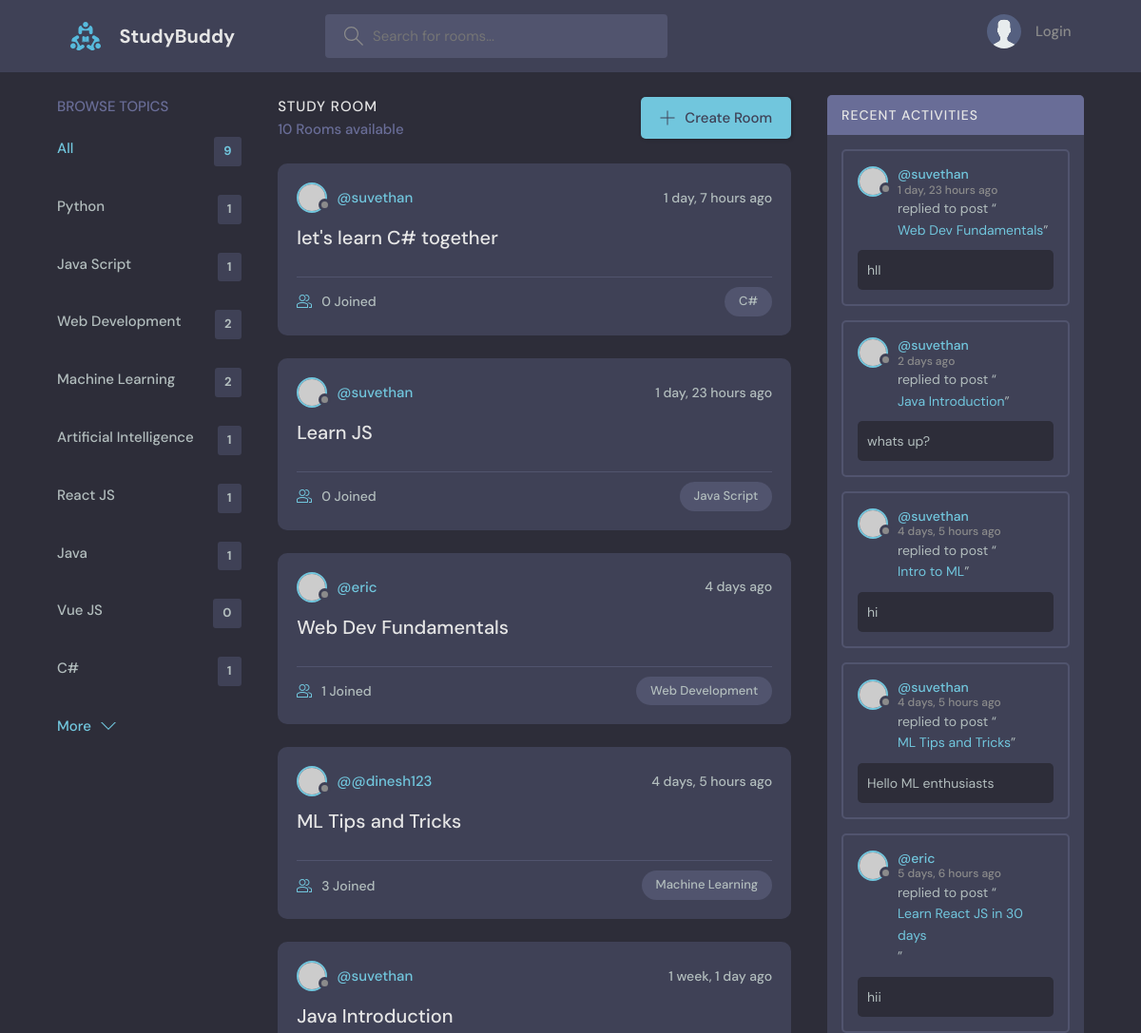
The app's page / (upper part), older data.
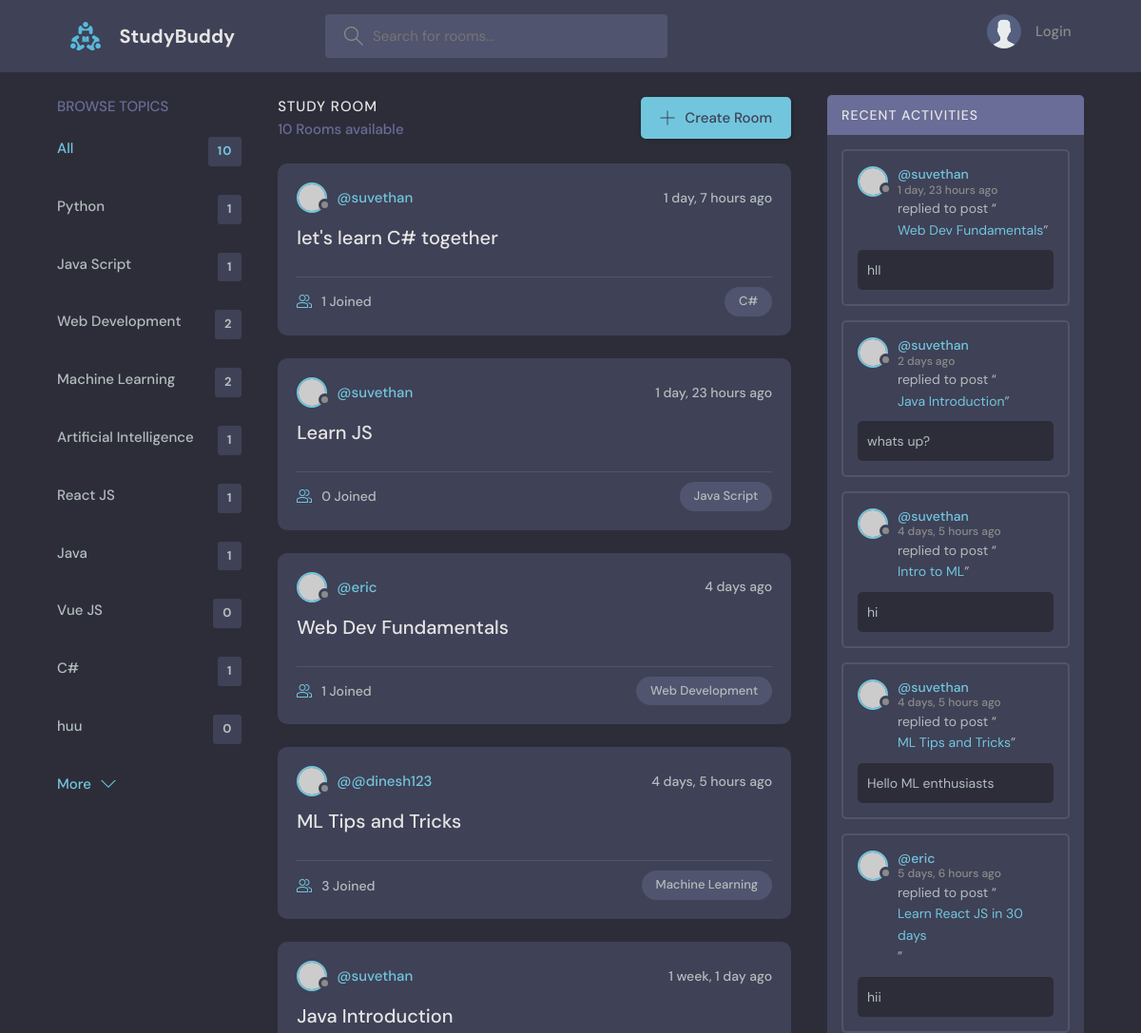
The same page, newer data.
### test_app/models.py (models this page shows, shortened)
class Topic(models.Model):
    name = models.CharField(max_length=200)

class Room(models.Model):
    host = models.ForeignKey(User, on_delete=models.SET_NULL, null=True)
    topic = models.ForeignKey(Topic, on_delete=models.SET_NULL, null=True)
    name = models.CharField(max_length=200)
    description = models.TextField(null=True, blank=True)
    participants = models.ManyToManyField(User, related_name='participants', blank=True)
    updated = models.DateTimeField(auto_now=True)
    created = models.DateTimeField(auto_now_add=True)
    class Meta:
        ordering = ['-updated','-created']
    def __str__(self):
        return self.name

class Message(models.Model):
    user = models.ForeignKey(User, on_delete=models.CASCADE)
    room = models.ForeignKey(Room, on_delete=models.CASCADE)
    body = models.TextField()
    updated = models.DateTimeField(auto_now=True)
    created = models.DateTimeField(auto_now_add=True)
    class Meta:
        ordering = ['-updated','-created']

### test_app/views.py (the view)
# urls.py: 2. Add a URL to urlpatterns:  path('', views.home, name='home')
def home(request):
    q = request.GET.get('q') if request.GET.get('q') != None else ''
    rooms = Room.objects.filter(
        Q(topic__name__icontains=q) |
        Q(name__icontains=q) |
    Q(description__icontains=q)
    )
    topics = Topic.objects.all()
    room_count= rooms.count()
    room_messages= Message.objects.filter(Q(room__topic__name__icontains=q))
    context = {'rooms':rooms, 'topics': topics, 'room_count': room_count,'room_messages':room_messages}
    return render(request, 'test_app/home.html', context)

### test_app/templates/test_app/home.html (shortened to what this page needs)
{% extends "main.html" %} {% block content %}
<main class="layout layout--3">
  <div class="container">
    {% include 'test_app/topic_components.html' %}
    <div class="roomList">
      <div class="roomList__header">
        <div>
          <h2>Study Room</h2>
          <p>{{room_count}} Rooms available</p>
        </div>
        <a class="btn btn--main" href="{% url 'create-room' %}">
          <svg
            version="1.1"
            xmlns="http://www.w3.org/2000/svg"
            width="32"
            height="32"
            viewBox="0 0 32 32"
          >
            <title>add</title>
            <path
              d="M16.943 0.943h-1.885v14.115h-14.115v1.885h14.115v14.115h1.885v-14.115h14.115v-1.885h-14.115v-14.115z"
            ></path>
          </svg>
          Create Room
        </a>
      </div>
      {% include "test_app/feed_components.html" %}
    </div>
    <div>{% include "test_app/activity_components.html" %}</div>
  </div>
</main>
{% endblock content %}

### test_app/templates/test_app/topic_components.html
<div class="topics">
  <div class="topics__header">
    <h2>Browse Topics</h2>
  </div>
  <ul class="topics__list">
    <li>
      <a href="{% url 'home' %}" class="active"
        >All <span>{{topics.count}}</span></a
      >
    </li>
    {% for topic in topics %}
    <li>
      <a href="{% url 'home' %}?q={{topic.name}}"
        >{{topic.name}}<span>{{topic.room_set.all.count}}</span></a
      >
      {% endfor %}
    </li>
  </ul>
  <a class="btn btn--link" href="topics.html">
    More
    <svg
      version="1.1"
      xmlns="http://www.w3.org/2000/svg"
      width="32"
      height="32"
      viewBox="0 0 32 32"
    >
      <title>chevron-down</title>
      <path d="M16 21l-13-13h-3l16 16 16-16h-3l-13 13z"></path>
    </svg>
  </a>
</div>

### test_app/templates/test_app/feed_components.html (shortened to what this page needs)
{% for room in rooms %}
<div class="roomListRoom">
  <div class="roomListRoom__header">
    <a href="{% url 'user-profile' room.host.id %}" class="roomListRoom__author">
      <div class="avatar avatar--small">
        <img src="https://randomuser.me/api/portraits/women/11.jpg" />
      </div>
      <span>@{{room.host.username}}</span>
    </a>
    <div class="roomListRoom__actions">
      <span>{{room.created|timesince}} ago</span>
    </div>
  </div>
  <div class="roomListRoom__content">
    <a href="{% url 'room' room.id %}">{{room.name}}</a>
  </div>
  <div class="roomListRoom__meta">
    <a href="{% url 'room' room.id %}" class="roomListRoom__joined">
      {{room.participants.all.count}} Joined
    </a>
    <p class="roomListRoom__topic">{{room.topic.name}}</p>
  </div>
</div>
{% endfor %}

### test_app/templates/test_app/activity_components.html (shortened to what this page needs)
<div class="activities">
  <div class="activities__header">
    <h2>Recent Activities</h2>
  </div>
  {% for message in room_messages %}
  <div class="activities__box">
    <div class="activities__boxHeader roomListRoom__header">
      <a
        href="{% url 'user-profile' message.user.id %}"
        class="roomListRoom__author"
      >
        <div class="avatar avatar--small">
          <img src="https://randomuser.me/api/portraits/women/11.jpg" />
        </div>
        <p>
          @{{message.user}}
          <span>{{message.created|timesince}} ago</span>
        </p>
      </a>
    </div>
    <div class="activities__boxContent">
      <p>
        replied to post “<a href="{% url 'room' message.room.id %}"
          >{{message.room}}</a
        >”
      </p>
      <div class="activities__boxRoomContent">{{message.body}}</div>
    </div>
  </div>
  {% endfor %}
</div>

Row changes from the older to the newer data that the page shows:
added Topic: name "huu", room_set.all.count "0"
changed Room "let's learn C# together": participants.all.count "0" → "1"
Text that changed along with them:
{{ topics.count }}: "9" → "10"
